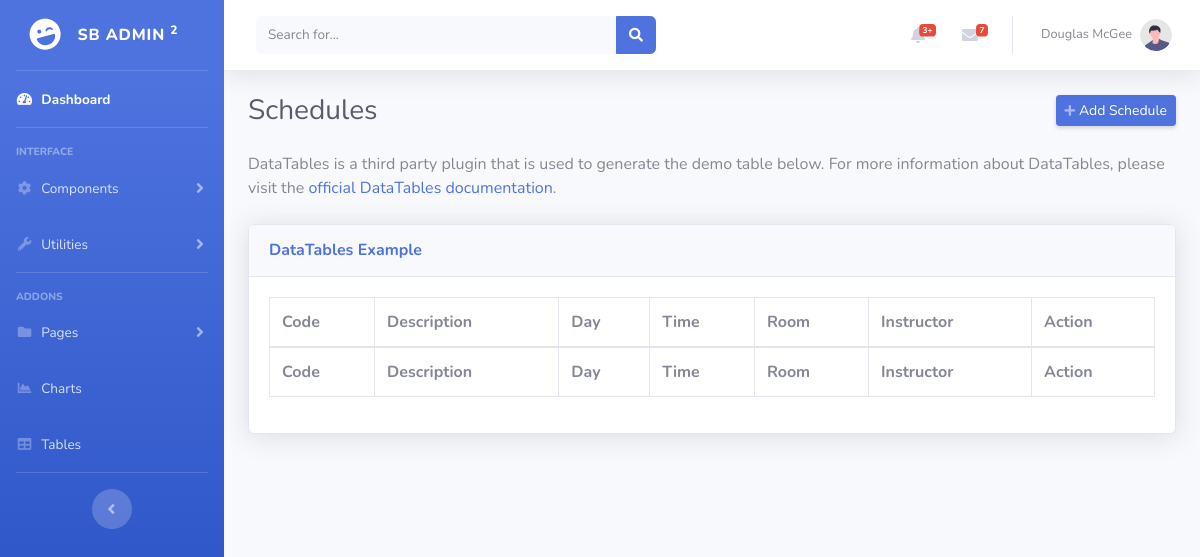
/admin/sched-table.php, run on an earlier commit of the app's database.
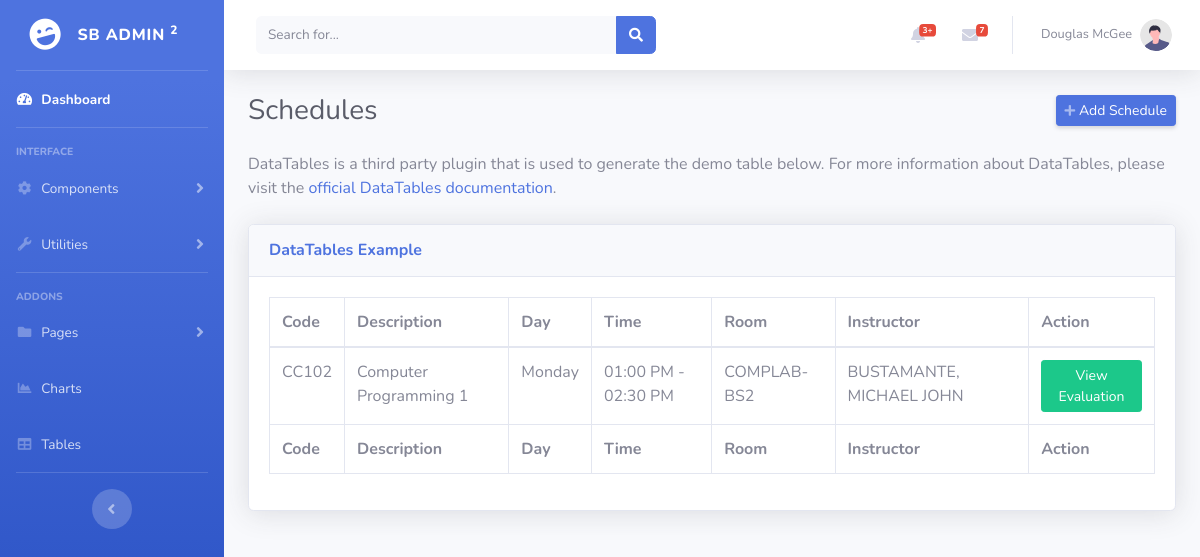
And on a later commit of the database.
### tables this page shows
CREATE TABLE `tbl_sched` (
  `sched_id` int(10) NOT NULL,
  `sy_id` int(10) NOT NULL,
  `sem_id` int(10) NOT NULL,
  `ins_id` int(10) NOT NULL,
  `sbj_id` int(50) NOT NULL,
  `day_id` int(10) NOT NULL,
  `yr_id` int(10) NOT NULL,
  `sec_id` int(10) NOT NULL,
  `start_time` time NOT NULL,
  `end_time` time NOT NULL,
  `room_id` int(10) NOT NULL
);

CREATE TABLE `tbl_subject` (
  `sbj_id` int(10) NOT NULL,
  `sbj_code` varchar(20) NOT NULL,
  `sbj_desc` varchar(300) NOT NULL,
  `lab_units` int(10) NOT NULL,
  `lec_units` int(10) NOT NULL
);

CREATE TABLE `tbl_day` (
  `day_id` int(10) NOT NULL,
  `day_desc` varchar(50) NOT NULL
);

CREATE TABLE `tbl_room` (
  `room_id` int(10) NOT NULL,
  `room_desc` varchar(50) NOT NULL
);

CREATE TABLE `tbl_instructor` (
  `ins_id` int(10) NOT NULL,
  `ins_name` varchar(50) NOT NULL,
  `ins_dept` varchar(50) NOT NULL,
  `ins_status` varchar(20) NOT NULL
);

### admin/sched-table.php (the view, shortened to what this page needs)
<?php
include_once '../templates/header.php';
?>
                <div class="container-fluid">
                <div class="d-sm-flex align-items-center justify-content-between mb-4">
                        <h1 class="h3 mb-0 text-gray-800">Schedules</h1>
                        <a href="add-sched.php" class="d-none d-sm-inline-block btn btn-sm btn-primary shadow-sm"><i
                                class="fas fa-plus fa-sm text-white-50"></i> Add Schedule</a>
                    </div>
                    <p class="mb-4">DataTables is a third party plugin that is used to generate the demo table below.
                        For more information about DataTables, please visit the <a target="_blank"
                            href="https://datatables.net">official DataTables documentation</a>.</p>
                    <div class="card shadow mb-4">
                        <div class="card-header py-3">
                            <h6 class="m-0 font-weight-bold text-primary">DataTables Example</h6>
                        </div>
                        <div class="card-body">
                            <div class="table-responsive">
                                <table class="table table-bordered" id="dataTable" width="100%" cellspacing="0">
                                    <thead>
                                        <tr>
                                        <th>Code</th>
                                        <th>Description</th>
                                        <th>Day</th>
                                        <th>Time</th>
                                        <th>Room</th>
                                        <th>Instructor</th>
                                        <th>Action</th>
                                        </tr>
                                    </thead>
                                    <tfoot>
                                        <tr>
                                        <th>Code</th>
                                        <th>Description</th>
                                        <th>Day</th>
                                        <th>Time</th>
                                        <th>Room</th>
                                        <th>Instructor</th>
                                        <th>Action</th>
                                        </tr>
                                    </tfoot>
                                    <tbody>
                                    <?php
                                        $database = new Connection();
                                        $db = $database->open();
                                        try{
                                            $sql = 'SELECT *
                                                    FROM tbl_sched
                                                    INNER JOIN tbl_subject
                                                    ON tbl_sched.sbj_id = tbl_subject.sbj_id
                                                    INNER JOIN tbl_day
                                                    ON tbl_sched.day_id = tbl_day.day_id
                                                    INNER JOIN tbl_room
                                                    ON tbl_sched.room_id = tbl_room.room_id
                                                    INNER JOIN tbl_instructor
                                                    ON tbl_sched.ins_id = tbl_instructor.ins_id';
                                            foreach ($db->query($sql) as $row) {
                                            ?>
                                                <tr>
                                                    <td><?php echo $row["sbj_code"]?></td>
                                                    <td><?php echo $row["sbj_desc"]?></td>
                                                    <td><?php echo $row["day_desc"]?></td>
                                                    <td><?php echo date('h:i A', strtotime($row['start_time']))?> - <?php echo date('h:i A', strtotime($row['end_time']))?></td>
                                                    <td><?php echo $row["room_desc"]?></td>
                                                    <td><?php echo $row["ins_name"]?></td>
                                                    <td>
                                                    <form action="eval.solo.php" method="post" style="margin: 0;">
                                                        <button type="submit" class="btn btn-success btn-sm" name ="submit">View Evaluation </button>
                                                        </form>
                                                    </td>
                                                </tr>
                                                <?php
                                            }
                                        }
                                        catch(PDOException $e){
                                            echo "There is some problem in connection: " . $e->getMessage();
                                        }
                                    ?>
                                    </tbody>
                                </table>
                            </div>
                        </div>
                    </div>
                </div>
<?php
include_once '../templates/footer.php';
?>

### templates/header.php (shortened to what this page needs)
<!DOCTYPE html>
<html lang="en">
<head>
    <link href="../vendor/fontawesome-free/css/all.min.css" rel="stylesheet" type="text/css">
    <link href="../css/sb-admin-2.min.css" rel="stylesheet">
    <link href="../vendor/datatables/dataTables.bootstrap4.min.css" rel="stylesheet">
</head>
<body id="page-top">
    <div id="wrapper">
        <ul class="navbar-nav bg-gradient-primary sidebar sidebar-dark accordion" id="accordionSidebar">
            <a class="sidebar-brand d-flex align-items-center justify-content-center" href="index.html">
                <div class="sidebar-brand-icon rotate-n-15">
                    <i class="fas fa-laugh-wink"></i>
                </div>
                <div class="sidebar-brand-text mx-3">SB Admin <sup>2</sup></div>
            </a>
            <hr class="sidebar-divider my-0">
            <li class="nav-item active">
                <a class="nav-link" href="index.html">
                    <i class="fas fa-fw fa-tachometer-alt"></i>
                    <span>Dashboard</span></a>
            </li>
            <hr class="sidebar-divider">
            <div class="sidebar-heading">
                Interface
            </div>
            <li class="nav-item">
                <a class="nav-link collapsed" href="#" data-toggle="collapse" data-target="#collapseTwo"
                    aria-expanded="true" aria-controls="collapseTwo">
                    <i class="fas fa-fw fa-cog"></i>
                    <span>Components</span>
                </a>
            </li>
            <li class="nav-item">
                <a class="nav-link collapsed" href="#" data-toggle="collapse" data-target="#collapseUtilities"
                    aria-expanded="true" aria-controls="collapseUtilities">
                    <i class="fas fa-fw fa-wrench"></i>
                    <span>Utilities</span>
                </a>
            </li>
            <hr class="sidebar-divider">
            <div class="sidebar-heading">
                Addons
            </div>
            <li class="nav-item">
                <a class="nav-link collapsed" href="#" data-toggle="collapse" data-target="#collapsePages"
                    aria-expanded="true" aria-controls="collapsePages">
                    <i class="fas fa-fw fa-folder"></i>
                    <span>Pages</span>
                </a>
            </li>
            <li class="nav-item">
                <a class="nav-link" href="charts.html">
                    <i class="fas fa-fw fa-chart-area"></i>
                    <span>Charts</span></a>
            </li>
            <li class="nav-item">
                <a class="nav-link" href="tables.html">
                    <i class="fas fa-fw fa-table"></i>
                    <span>Tables</span></a>
            </li>
            <hr class="sidebar-divider d-none d-md-block">
            <div class="text-center d-none d-md-inline">
                <button class="rounded-circle border-0" id="sidebarToggle"></button>
            </div>
        </ul>
        <div id="content-wrapper" class="d-flex flex-column">
            <div id="content">
                <nav class="navbar navbar-expand navbar-light bg-white topbar mb-4 static-top shadow">
                    <form
                        class="d-none d-sm-inline-block form-inline mr-auto ml-md-3 my-2 my-md-0 mw-100 navbar-search">
                        <div class="input-group">
                            <input type="text" class="form-control bg-light border-0 small" placeholder="Search for..."
                                aria-label="Search" aria-describedby="basic-addon2">
                            <div class="input-group-append">
                                <button class="btn btn-primary" type="button">
                                    <i class="fas fa-search fa-sm"></i>
                                </button>
                            </div>
                        </div>
                    </form>
                    <ul class="navbar-nav ml-auto">
                        <li class="nav-item dropdown no-arrow mx-1">
                            <a class="nav-link dropdown-toggle" href="#" id="alertsDropdown" role="button"
                                data-toggle="dropdown" aria-haspopup="true" aria-expanded="false">
                                <i class="fas fa-bell fa-fw"></i>
                                <span class="badge badge-danger badge-counter">3+</span>
                            </a>
                        </li>
                        <li class="nav-item dropdown no-arrow mx-1">
                            <a class="nav-link dropdown-toggle" href="#" id="messagesDropdown" role="button"
                                data-toggle="dropdown" aria-haspopup="true" aria-expanded="false">
                                <i class="fas fa-envelope fa-fw"></i>
                                <span class="badge badge-danger badge-counter">7</span>
                            </a>
                        </li>
                        <li class="nav-item dropdown no-arrow">
                            <a class="nav-link dropdown-toggle" href="#" id="userDropdown" role="button"
                                data-toggle="dropdown" aria-haspopup="true" aria-expanded="false">
                                <span class="mr-2 d-none d-lg-inline text-gray-600 small">Douglas McGee</span>
                                <img class="img-profile rounded-circle"
                                    src="../img/undraw_profile.svg">
                            </a>
                        </li>
                    </ul>
                </nav>

### templates/footer.php (shortened to what this page needs)
</div>
</body>
</html>

What changed in the data, as far as the page shows it:
added tbl_sched: sbj.sbj_code "CC102", sbj.sbj_desc "Computer Programming 1", day.day_desc "Monday", start_time "01:00 PM", end_time "02:30 PM", room.room_desc "COMPLAB-BS2", ins.ins_name "BUSTAMANTE, MICHAEL JOHN"
